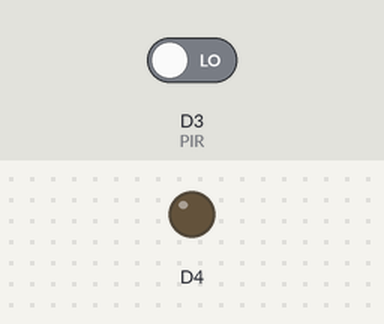
Bench run of a sketch on a simulated ESP8266 (NodeMCU). Parts: output pins drawn as LEDs (lit = HIGH, except the on-board LED, lit = LOW). The inputs (shaded band) are chosen by the test bench; at power-on: D3 (PIR) LOW.

Above: at 1.2 s.
1.3 s: D3 (PIR) driven HIGH
At 2.3 s:
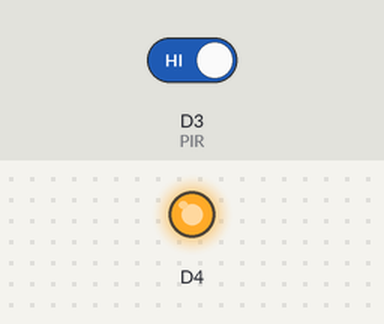
2.8 s: D3 (PIR) driven LOW
At 3.4 s:
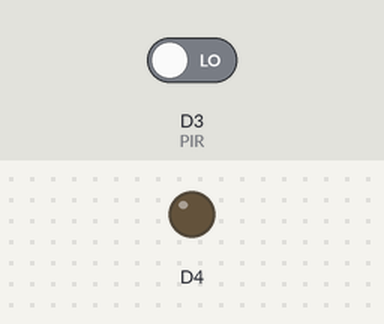
Timing chart, 0 to 5.8 s (numbered marks = the images above; inputs shaded):
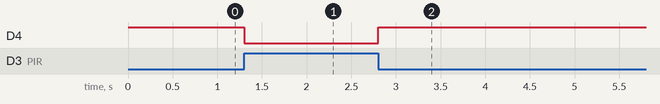

The sketch:

PIR.ino
```cpp
/*
 * PIR Shield with a JST COnnector
 *
 * A movement with some IR changes at the PIR sensor location cause the sensor to connect pin D3 to GND
 */

const int PIR = D3;

int PIRState = 0;


void setup() {
  pinMode(PIR, INPUT);
  pinMode(BUILTIN_LED, OUTPUT);
  // set initial state, LED off
  digitalWrite(BUILTIN_LED, HIGH);
}

void loop() {

  PIRState = digitalRead(PIR);

  if (PIRState == HIGH) {
    digitalWrite(BUILTIN_LED, LOW);  // LED on
  } else {
    digitalWrite(BUILTIN_LED, HIGH); // LED off
  }
}
```

Measured:
- after the input at 1.3 s, D4: HIGH → LOW at once
- after the input at 2.8 s, D4: LOW → HIGH at once
